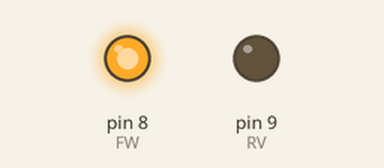
This sketch was run on a simulated Arduino Uno, built with avr-gcc and run on an emulated ATmega328P. Shown: output pins drawn as LEDs (lit = HIGH).

Above: at 1.5 s.
At 3.05 s:
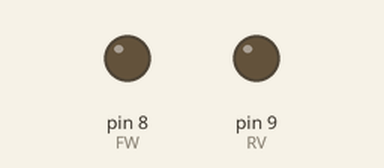
At 4.6 s:
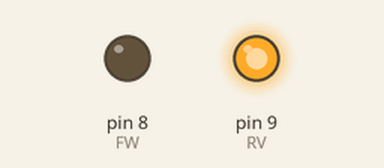
Timing chart, 0 to 8.1 s (numbered marks = the images above):
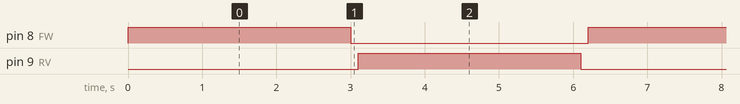

The sketch:

Lab_Driver-Motor.ino
```cpp
byte FW = 8;
byte RV = 9;

void setup() {
  pinMode(FW,OUTPUT);
  pinMode(RV,OUTPUT);
  digitalWrite(FW,0);
  digitalWrite(RV,0);

}
void Forward(){
  digitalWrite(FW,1);//Forward
  digitalWrite(RV,0);
  delay(3000);
  digitalWrite(FW,0);//Stop
  digitalWrite(RV,0);
  delay(100);
}
void Reverse(){
  digitalWrite(FW,0);//Reverse
  digitalWrite(RV,1);
  delay(3000);
  digitalWrite(FW,0);//Stop
  digitalWrite(RV,0);
  delay(100);
}
void loop() {
  Forward();
  Reverse();
}
```

Measured:
- by itself, pin 8 (FW), pin 9 (RV): alternates HIGH for 3.0 s and LOW for 3.2 s
- by itself, everything shown: repeats every 6.2 s, in 4 steps
